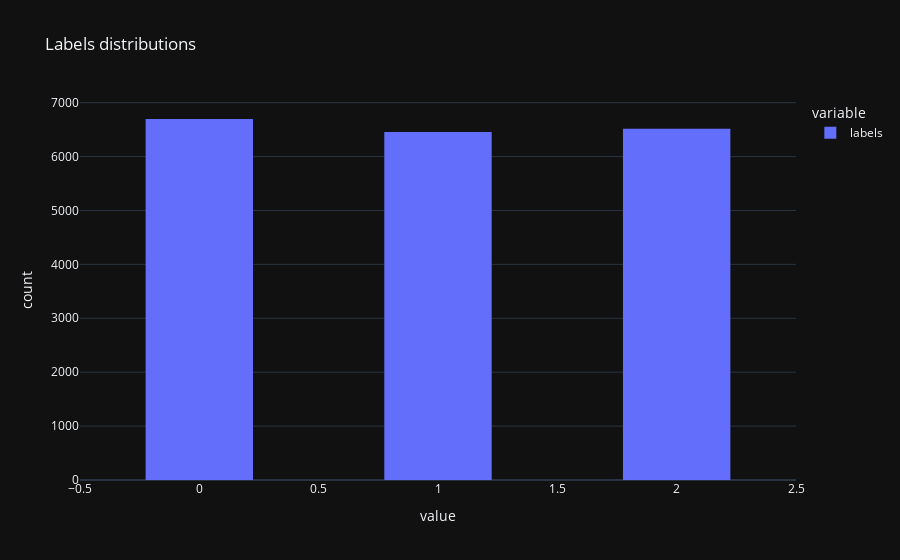

Here is the notebook cell this chart was saved with:
### Code cell
fig = eval_df.labels.hist(title='Labels distributions')
fig.update_layout(
    # title_text='Sampled Results', # title of plot
    # xaxis_title_text='Value', # xaxis label
    # yaxis_title_text='Count', # yaxis label
    bargap=0.5, # gap between bars of adjacent location coordinates
    bargroupgap=0.1 # gap between bars of the same location coordinates
)
fig.show()

### Figure 1 — Plotly figure (JSON) as saved in the notebook; plotly's stock layout.template omitted (floating-point values rounded to 4 significant figures; data arrays with more than 128 entries replaced by an {"elided": "..."} marker saying what was removed)
{"data": [{"alignmentgroup": "True", "bingroup": "x", "hovertemplate": "variable=labels<br>value=%{x}<br>count=%{y}<extra></extra>", "legendgroup": "labels", "marker": {"color": "#636efa", "pattern": {"shape": ""}}, "name": "labels", "offsetgroup": "labels", "orientation": "v", "showlegend": true, "type": "histogram", "x": {"elided": "19666 int values"}, "xaxis": "x", "yaxis": "y"}], "layout": {"autosize": true, "bargap": 0.5, "bargroupgap": 0.1, "barmode": "relative", "legend": {"title": {"text": "variable"}, "tracegroupgap": 0}, "title": {"text": "Labels distributions"}, "xaxis": {"anchor": "y", "autorange": true, "domain": [0, 1], "range": [-0.5, 2.5], "title": {"text": "value"}, "type": "linear"}, "yaxis": {"anchor": "x", "autorange": true, "domain": [0, 1], "range": [0, 7049.0], "title": {"text": "count"}}}}
